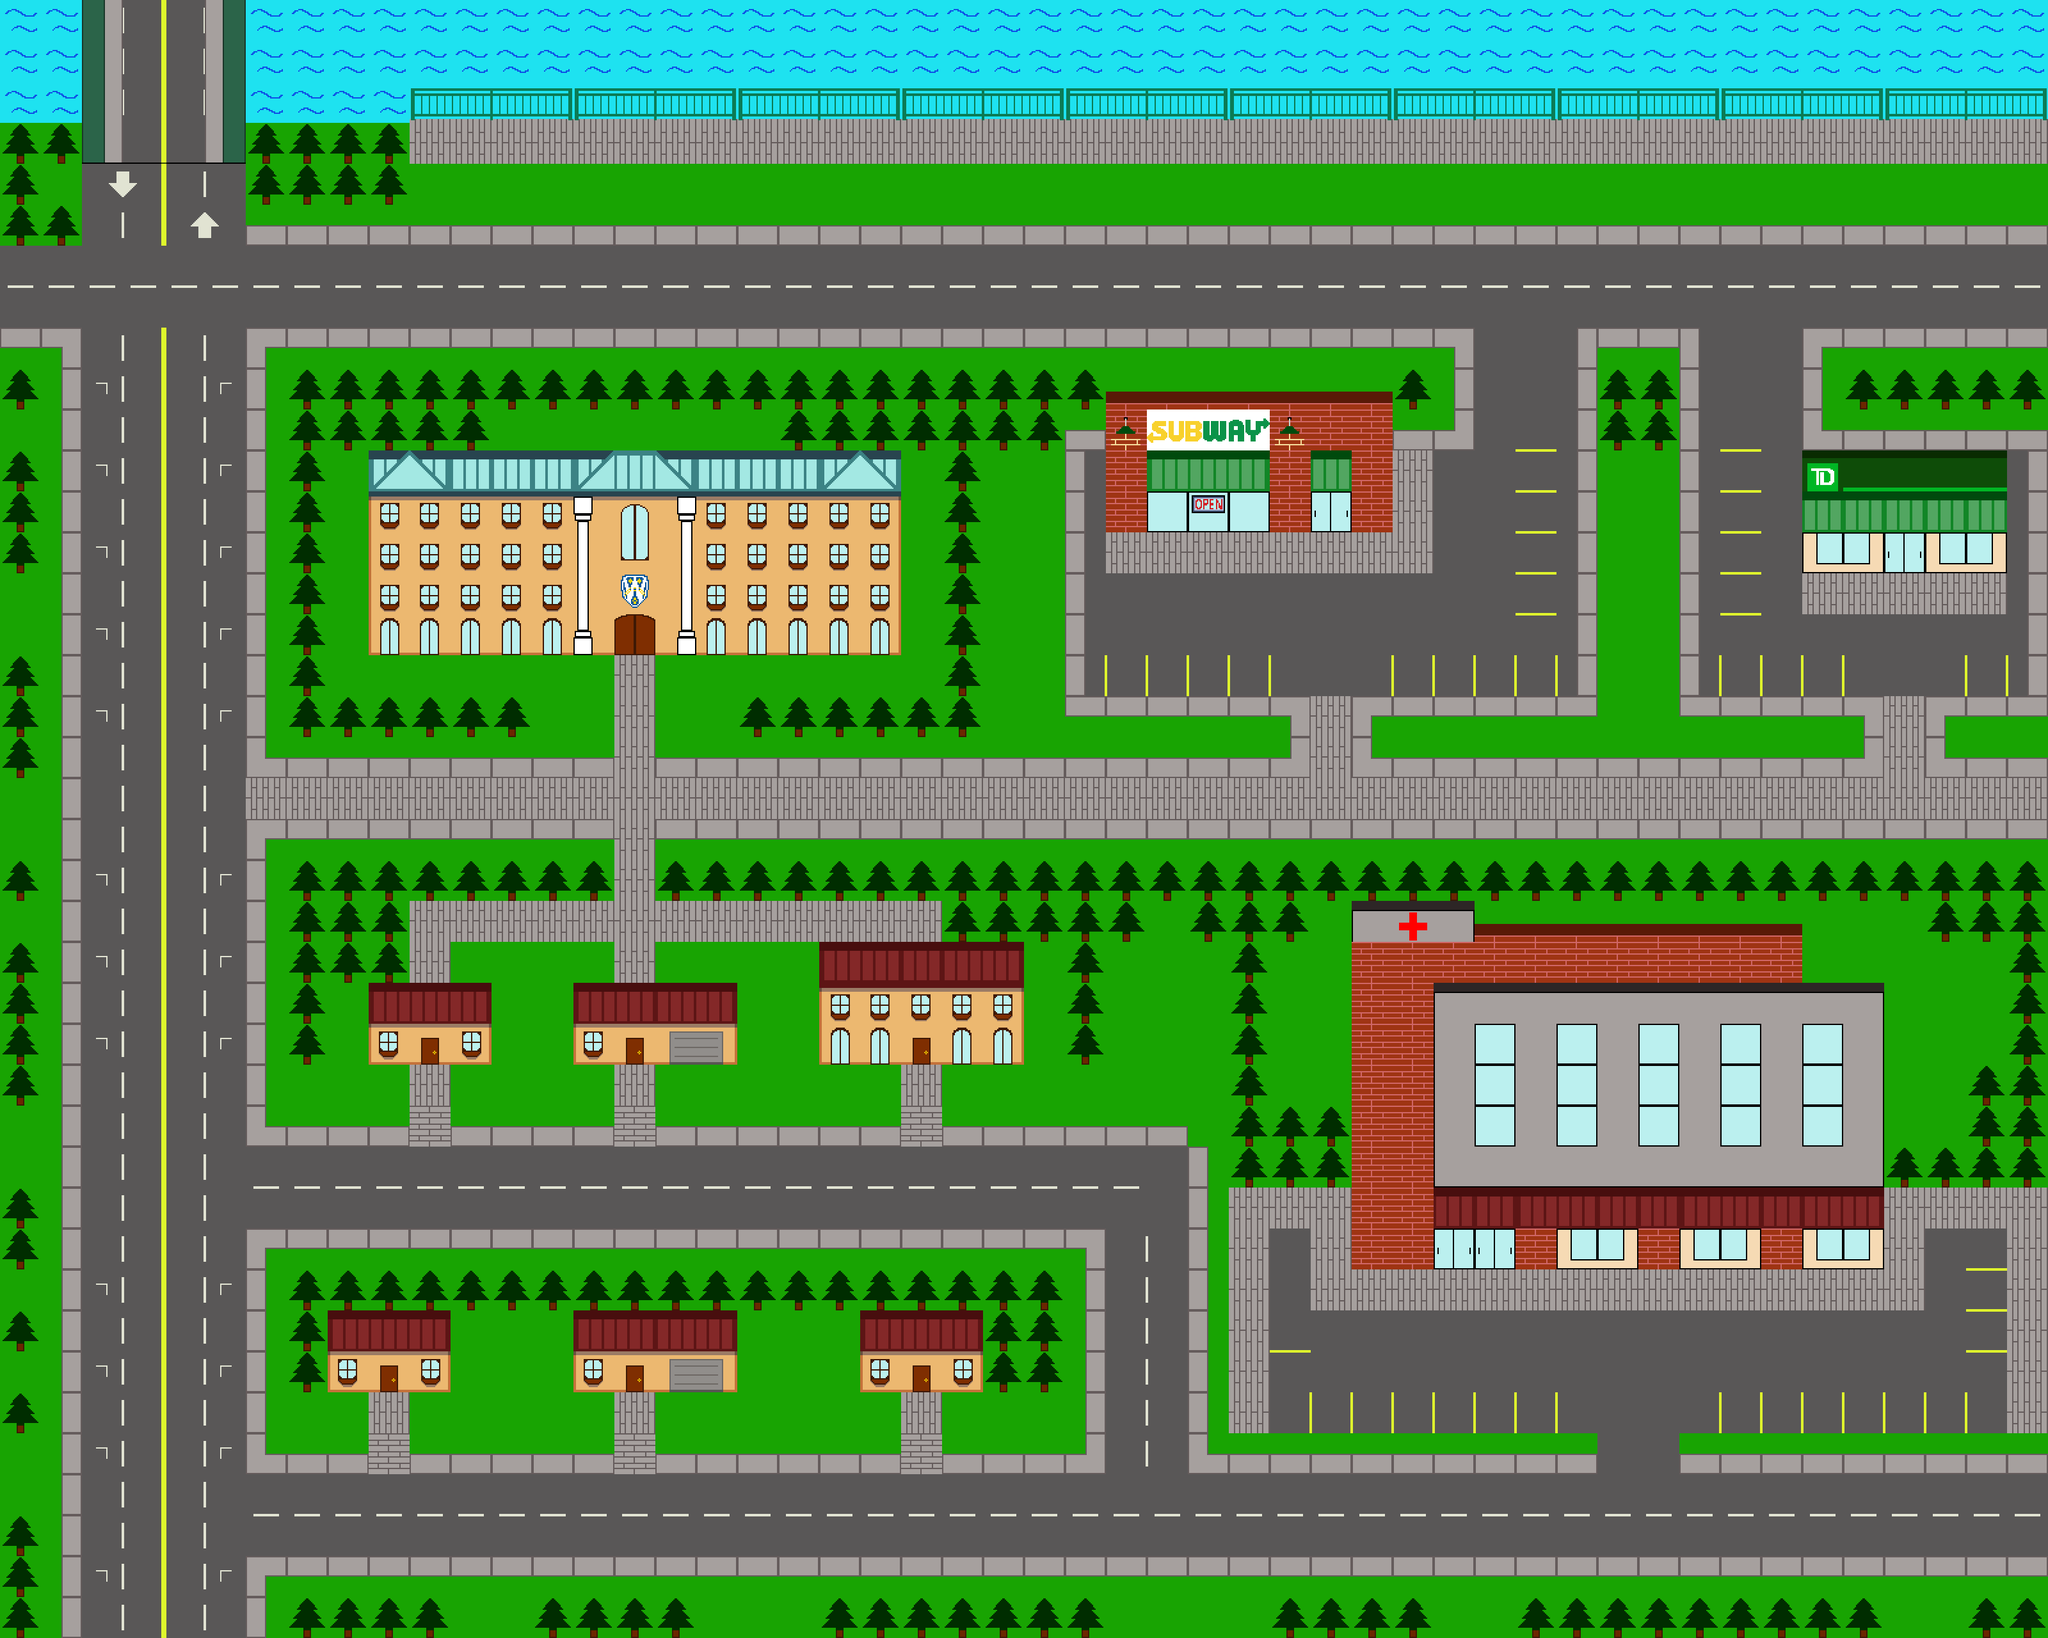

This game map was drawn from its Tiled (.tmx) file and the tilesets committed beside it. A one-line description and the trimmed map source follow:
An orthogonal 50x40 tile map with 64x64 px tiles, 1 tile layer (Tile Layer 1) and 65 objects (61x wall, Player, NPC_green, NPC_red, NPC_blue).

<map version="1.4" tiledversion="1.4.2" orientation="orthogonal" renderorder="right-down" width="50" height="40" tilewidth="64" tileheight="64" infinite="0" nextlayerid="3" nextobjectid="95">
 <tileset firstgid="1" source="Windsor Map large.tsx" />
 <layer id="1" name="Tile Layer 1" width="50" height="40">
  <data>[2000 cells, 2000 non-empty, 1995 distinct tile ids]</data>
 </layer>
 <objectgroup id="2" name="obstacles">
  <object id="6" name="wall" x="14" y="215" width="95" height="16" />
  <object id="7" name="wall" x="21" y="274" width="21" height="26" />
  <object id="8" name="wall" x="9" y="343" width="102.667" height="17" />
  <object id="9" name="Player" x="830" y="1580" width="24" height="60" />
  <object id="11" name="wall" x="352" y="0" width="32" height="256" />
  <object id="12" name="wall" x="128" y="0" width="32" height="256" />
  <object id="13" name="wall" x="398" y="193" width="229" height="102" />
  <object id="14" name="wall" x="640" y="96" width="2558" height="41" />
  <object id="15" name="wall" x="15.6667" y="576.333" width="34" height="45.6667" />
  <object id="16" name="wall" x="23" y="721" width="19" height="157" />
  <object id="17" name="wall" x="16" y="1024" width="32" height="172" />
  <object id="21" name="wall" x="15.9546" y="1343.83" width="26.7849" height="45.3508" rotation="359.377" />
  <object id="22" name="wall" x="15.8971" y="1475.87" width="32.1324" height="239.131" rotation="359.377" />
  <object id="23" name="wall" x="15.9401" y="1855.83" width="31.9874" height="106.139" rotation="359.377" />
  <object id="24" name="wall" x="14.6069" y="2047.84" width="34.7264" height="42.0703" rotation="359.377" />
  <object id="25" name="wall" x="13.2303" y="2367.86" width="35.9147" height="175.004" rotation="359.377" />
  <object id="26" name="wall" x="15.9836" y="2175.83" width="30.7266" height="45.983" rotation="359.377" />
  <object id="30" name="wall" x="0" y="544" height="2016" />
  <object id="35" name="wall" x="0" y="2560" width="96" />
  <object id="38" name="wall" x="384" y="2560" width="2816" />
  <object id="39" name="wall" x="3200" y="2464" height="96" />
  <object id="40" name="wall" x="3200" y="560" height="1744" />
  <object id="41" name="wall" x="466.729" y="2496.32" width="216.827" height="63.6487" rotation="359.377" />
  <object id="42" name="wall" x="849.375" y="2497.19" width="218.102" height="63.6487" rotation="359.377" />
  <object id="43" name="wall" x="1296.91" y="2495.82" width="410.41" height="63.6487" rotation="359.377" />
  <object id="44" name="wall" x="2002.52" y="2495.8" width="217.929" height="63.6487" rotation="359.377" />
  <object id="45" name="wall" x="2390.28" y="2496.1" width="534.738" height="65.9394" rotation="359.731" />
  <object id="46" name="wall" x="3092" y="2495.78" width="107.82" height="63.6487" rotation="359.377" />
  <object id="47" name="wall" x="576" y="704" width="832" height="272" />
  <object id="48" name="wall" x="464" y="576" width="1200" height="101.333" />
  <object id="49" name="wall" x="1664" y="576" width="46.6667" height="42.6667" />
  <object id="50" name="wall" x="1488" y="704" width="34.6667" height="429.333" />
  <object id="51" name="wall" x="1169.33" y="1088" width="302.667" height="42.6667" />
  <object id="52" name="wall" x="462.667" y="704" width="29.3333" height="424" />
  <object id="53" name="wall" x="512" y="1088" width="301.333" height="41.3333" />
  <object id="54" name="wall" x="2190.67" y="576" width="36" height="41.3333" />
  <object id="55" name="wall" x="1728" y="608" width="448" height="169.333" />
  <object id="56" name="wall" x="2510.67" y="576" width="94.6667" height="104" />
  <object id="57" name="wall" x="2897.33" y="576" width="302.667" height="42.6667" />
  <object id="58" name="wall" x="2816" y="704" width="320" height="137.333" />
  <object id="59" name="wall" x="1045.33" y="1346.67" width="2156" height="37.3333" />
  <object id="60" name="wall" x="1877.33" y="1408" width="170.667" height="40" />
  <object id="61" name="wall" x="1490.67" y="1408" width="284" height="40" />
  <object id="62" name="wall" x="464" y="1408" width="30.6667" height="233.333" />
  <object id="63" name="wall" x="1936" y="1472" width="48" height="358.667" />
  <object id="65" name="wall" x="2112" y="1408" width="832" height="528" />
  <object id="66" name="wall" x="1984" y="1792" width="128" height="40" />
  <object id="68" name="wall" x="2944" y="1792" width="256" height="40" />
  <object id="70" name="wall" x="512" y="1984" width="1024" height="42.6667" />
  <object id="71" name="wall" x="1536" y="1984" width="110.667" height="168" />
  <object id="72" name="wall" x="466.667" y="1984" width="45.3333" height="169.333" />
  <object id="73" name="wall" x="896" y="2048" width="256" height="88" />
  <object id="74" name="wall" x="577" y="1536" width="191" height="89.6667" />
  <object id="75" name="wall" x="512" y="2048" width="192" height="88" />
  <object id="76" name="wall" x="1344" y="2048" width="192" height="88" />
  <object id="77" name="wall" x="897" y="1538" width="256" height="88" />
  <object id="78" name="wall" x="1280" y="1472" width="320" height="156.333" />
  <object id="79" name="wall" x="468" y="1344" width="476" height="41.3333" />
  <object id="80" name="wall" x="1681.33" y="1472" width="30.6667" height="169.333" />
  <object id="81" name="wall" x="512" y="1408" width="110.667" height="102.667" />
  <object id="82" name="wall" x="3200" y="176" height="208" />
  <object id="83" name="wall" x="83" y="321.5" width="26.5" height="26.5" />
  <object id="87" name="NPC_green" x="903" y="1037" width="24" height="60" />
  <object id="93" name="NPC_red" x="987" y="1023" width="24" height="60" />
  <object id="94" name="NPC_blue" x="1059" y="1036" width="24" height="60" />
 </objectgroup>
</map>